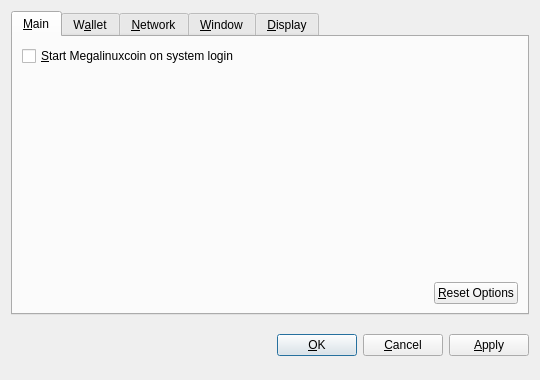
<?xml version="1.0" encoding="UTF-8"?>
<ui version="4.0">
 <class>OptionsDialog</class>
 <widget class="QDialog" name="OptionsDialog">
  <property name="geometry">
   <rect>
    <x>0</x>
    <y>0</y>
    <width>540</width>
    <height>380</height>
   </rect>
  </property>
  <property name="windowTitle">
   <string>Options</string>
  </property>
  <property name="modal">
   <bool>true</bool>
  </property>
  <layout class="QVBoxLayout" name="verticalLayout">
   <item>
    <widget class="QTabWidget" name="tabWidget">
     <property name="tabPosition">
      <enum>QTabWidget::North</enum>
     </property>
     <property name="currentIndex">
      <number>0</number>
     </property>
     <widget class="QWidget" name="tabMain">
      <attribute name="title">
       <string>&amp;Main</string>
      </attribute>
      <layout class="QVBoxLayout" name="verticalLayout_Main">
       <item>
        <widget class="QCheckBox" name="bitcoinAtStartup">
         <property name="toolTip">
          <string>Automatically start Megalinuxcoin after logging in to the system.</string>
         </property>
         <property name="text">
          <string>&amp;Start Megalinuxcoin on system login</string>
         </property>
        </widget>
       </item>
       <item>
        <spacer name="verticalSpacer_Main">
         <property name="orientation">
          <enum>Qt::Vertical</enum>
         </property>
         <property name="sizeHint" stdset="0">
          <size>
           <width>20</width>
           <height>40</height>
          </size>
         </property>
        </spacer>
       </item>
       <item>
        <layout class="QHBoxLayout" name="horizontalLayout_2_Main">
         <item>
          <spacer name="horizontalSpacer_2_Main">
           <property name="orientation">
            <enum>Qt::Horizontal</enum>
           </property>
           <property name="sizeHint" stdset="0">
            <size>
             <width>40</width>
             <height>20</height>
            </size>
           </property>
          </spacer>
         </item>
         <item>
          <widget class="QPushButton" name="resetButton">
           <property name="toolTip">
            <string>Reset all client options to default.</string>
           </property>
           <property name="text">
            <string>&amp;Reset Options</string>
           </property>
           <property name="autoDefault">
            <bool>false</bool>
           </property>
          </widget>
         </item>
        </layout>
       </item>
      </layout>
     </widget>
     <widget class="QWidget" name="tabWallet">
      <attribute name="title">
       <string>W&amp;allet</string>
      </attribute>
      <layout class="QVBoxLayout" name="verticalLayout_Network">
       <item>
        <widget class="QLabel" name="transactionFeeInfoLabel">
         <property name="text">
          <string>Optional transaction fee per kB that helps make sure your transactions are processed quickly. Most transactions are 1 kB.</string>
         </property>
         <property name="textFormat">
          <enum>Qt::PlainText</enum>
         </property>
         <property name="wordWrap">
          <bool>true</bool>
         </property>
        </widget>
       </item>
       <item>
        <layout class="QHBoxLayout" name="horizontalLayout_1_Main">
         <item>
          <widget class="QLabel" name="transactionFeeLabel">
           <property name="text">
            <string>Pay transaction &amp;fee</string>
           </property>
           <property name="textFormat">
            <enum>Qt::PlainText</enum>
           </property>
           <property name="buddy">
            <cstring>transactionFee</cstring>
           </property>
          </widget>
         </item>
         <item>
          <widget class="BitcoinAmountField" name="transactionFee"/>
         </item>
         <item>
          <spacer name="horizontalSpacer_1_Main">
           <property name="orientation">
            <enum>Qt::Horizontal</enum>
           </property>
           <property name="sizeHint" stdset="0">
            <size>
             <width>40</width>
             <height>20</height>
            </size>
           </property>
          </spacer>
         </item>
        </layout>
       </item>
       <item>
        <widget class="QLabel" name="label">
         <property name="text">
          <string>If you disable the spending of unconfirmed change, the change from a transaction cannot be used until that transaction has at least one confirmation. This also affects how your balance is computed.</string>
         </property>
         <property name="wordWrap">
          <bool>true</bool>
         </property>
        </widget>
       </item>
       <item>
        <widget class="QCheckBox" name="spendZeroConfChange">
         <property name="text">
          <string>Spend unconfirmed change  (experts only)</string>
         </property>
        </widget>
       </item>
       <item>
        <spacer name="verticalSpacer">
         <property name="orientation">
          <enum>Qt::Vertical</enum>
         </property>
         <property name="sizeHint" stdset="0">
          <size>
           <width>20</width>
           <height>40</height>
          </size>
         </property>
        </spacer>
       </item>
      </layout>
     </widget>
     <widget class="QWidget" name="tabNetwork">
      <attribute name="title">
       <string>&amp;Network</string>
      </attribute>
      <layout class="QVBoxLayout" name="verticalLayout_Network">
       <item>
        <widget class="QCheckBox" name="mapPortUpnp">
         <property name="toolTip">
          <string>Automatically open the Megalinuxcoin client port on the router. This only works when your router supports UPnP and it is enabled.</string>
         </property>
         <property name="text">
          <string>Map port using &amp;UPnP</string>
         </property>
        </widget>
       </item>
       <item>
        <widget class="QCheckBox" name="connectSocks">
         <property name="toolTip">
          <string>Connect to the Megalinuxcoin network through a SOCKS proxy (e.g. when connecting through Tor).</string>
         </property>
         <property name="text">
          <string>&amp;Connect through SOCKS proxy:</string>
         </property>
        </widget>
       </item>
       <item>
        <layout class="QHBoxLayout" name="horizontalLayout_Network">
         <item>
          <widget class="QLabel" name="proxyIpLabel">
           <property name="text">
            <string>Proxy &amp;IP:</string>
           </property>
           <property name="textFormat">
            <enum>Qt::PlainText</enum>
           </property>
           <property name="buddy">
            <cstring>proxyIp</cstring>
           </property>
          </widget>
         </item>
         <item>
          <widget class="QValidatedLineEdit" name="proxyIp">
           <property name="maximumSize">
            <size>
             <width>140</width>
             <height>16777215</height>
            </size>
           </property>
           <property name="toolTip">
            <string>IP address of the proxy (e.g. 127.0.0.1)</string>
           </property>
          </widget>
         </item>
         <item>
          <widget class="QLabel" name="proxyPortLabel">
           <property name="text">
            <string>&amp;Port:</string>
           </property>
           <property name="textFormat">
            <enum>Qt::PlainText</enum>
           </property>
           <property name="buddy">
            <cstring>proxyPort</cstring>
           </property>
          </widget>
         </item>
         <item>
          <widget class="QLineEdit" name="proxyPort">
           <property name="maximumSize">
            <size>
             <width>55</width>
             <height>16777215</height>
            </size>
           </property>
           <property name="toolTip">
            <string>Port of the proxy (e.g. 9050)</string>
           </property>
          </widget>
         </item>
         <item>
          <widget class="QLabel" name="socksVersionLabel">
           <property name="text">
            <string>SOCKS &amp;Version:</string>
           </property>
           <property name="textFormat">
            <enum>Qt::PlainText</enum>
           </property>
           <property name="buddy">
            <cstring>socksVersion</cstring>
           </property>
          </widget>
         </item>
         <item>
          <widget class="QValueComboBox" name="socksVersion">
           <property name="toolTip">
            <string>SOCKS version of the proxy (e.g. 5)</string>
           </property>
          </widget>
         </item>
         <item>
          <spacer name="horizontalSpacer_Network">
           <property name="orientation">
            <enum>Qt::Horizontal</enum>
           </property>
           <property name="sizeHint" stdset="0">
            <size>
             <width>40</width>
             <height>20</height>
            </size>
           </property>
          </spacer>
         </item>
        </layout>
       </item>
       <item>
        <spacer name="verticalSpacer_Network">
         <property name="orientation">
          <enum>Qt::Vertical</enum>
         </property>
         <property name="sizeHint" stdset="0">
          <size>
           <width>20</width>
           <height>40</height>
          </size>
         </property>
        </spacer>
       </item>
      </layout>
     </widget>
     <widget class="QWidget" name="tabWindow">
      <attribute name="title">
       <string>&amp;Window</string>
      </attribute>
      <layout class="QVBoxLayout" name="verticalLayout_Window">
       <item>
        <widget class="QCheckBox" name="minimizeToTray">
         <property name="toolTip">
          <string>Show only a tray icon after minimizing the window.</string>
         </property>
         <property name="text">
          <string>&amp;Minimize to the tray instead of the taskbar</string>
         </property>
        </widget>
       </item>
       <item>
        <widget class="QCheckBox" name="minimizeOnClose">
         <property name="toolTip">
          <string>Minimize instead of exit the application when the window is closed. When this option is enabled, the application will be closed only after selecting Quit in the menu.</string>
         </property>
         <property name="text">
          <string>M&amp;inimize on close</string>
         </property>
        </widget>
       </item>
       <item>
        <spacer name="verticalSpacer_Window">
         <property name="orientation">
          <enum>Qt::Vertical</enum>
         </property>
         <property name="sizeHint" stdset="0">
          <size>
           <width>20</width>
           <height>40</height>
          </size>
         </property>
        </spacer>
       </item>
      </layout>
     </widget>
     <widget class="QWidget" name="tabDisplay">
      <attribute name="title">
       <string>&amp;Display</string>
      </attribute>
      <layout class="QVBoxLayout" name="verticalLayout_Display">
       <item>
        <layout class="QHBoxLayout" name="horizontalLayout_1_Display">
         <item>
          <widget class="QLabel" name="langLabel">
           <property name="text">
            <string>User Interface &amp;language:</string>
           </property>
           <property name="textFormat">
            <enum>Qt::PlainText</enum>
           </property>
           <property name="buddy">
            <cstring>lang</cstring>
           </property>
          </widget>
         </item>
         <item>
          <widget class="QValueComboBox" name="lang">
           <property name="toolTip">
            <string>The user interface language can be set here. This setting will take effect after restarting Megalinuxcoin.</string>
           </property>
          </widget>
         </item>
        </layout>
       </item>
       <item>
        <layout class="QHBoxLayout" name="horizontalLayout_2_Display">
         <item>
          <widget class="QLabel" name="unitLabel">
           <property name="text">
            <string>&amp;Unit to show amounts in:</string>
           </property>
           <property name="textFormat">
            <enum>Qt::PlainText</enum>
           </property>
           <property name="buddy">
            <cstring>unit</cstring>
           </property>
          </widget>
         </item>
         <item>
          <widget class="QValueComboBox" name="unit">
           <property name="toolTip">
            <string>Choose the default subdivision unit to show in the interface and when sending coins.</string>
           </property>
          </widget>
         </item>
        </layout>
       </item>
       <item>
        <widget class="QCheckBox" name="displayAddresses">
         <property name="toolTip">
          <string>Whether to show Megalinuxcoin addresses in the transaction list or not.</string>
         </property>
         <property name="text">
          <string>&amp;Display addresses in transaction list</string>
         </property>
        </widget>
       </item>
       <item>
        <widget class="QCheckBox" name="coinControlFeatures">
         <property name="toolTip">
          <string>Whether to show coin control features or not.</string>
         </property>
         <property name="text">
          <string>Display coin &amp;control features (experts only!)</string>
         </property>
        </widget>
       </item>
       <item>
        <spacer name="verticalSpacer_Display">
         <property name="orientation">
          <enum>Qt::Vertical</enum>
         </property>
         <property name="sizeHint" stdset="0">
          <size>
           <width>20</width>
           <height>40</height>
          </size>
         </property>
        </spacer>
       </item>
      </layout>
     </widget>
    </widget>
   </item>
   <item>
    <layout class="QHBoxLayout" name="horizontalLayout_Buttons">
     <item>
      <spacer name="horizontalSpacer_1">
       <property name="orientation">
        <enum>Qt::Horizontal</enum>
       </property>
       <property name="sizeHint" stdset="0">
        <size>
         <width>40</width>
         <height>48</height>
        </size>
       </property>
      </spacer>
     </item>
     <item>
      <widget class="QLabel" name="statusLabel">
       <property name="font">
        <font>
         <weight>75</weight>
         <bold>true</bold>
        </font>
       </property>
       <property name="text">
        <string/>
       </property>
       <property name="textFormat">
        <enum>Qt::PlainText</enum>
       </property>
       <property name="wordWrap">
        <bool>true</bool>
       </property>
      </widget>
     </item>
     <item>
      <spacer name="horizontalSpacer_2">
       <property name="orientation">
        <enum>Qt::Horizontal</enum>
       </property>
       <property name="sizeHint" stdset="0">
        <size>
         <width>40</width>
         <height>48</height>
        </size>
       </property>
      </spacer>
     </item>
     <item>
      <widget class="QPushButton" name="okButton">
       <property name="text">
        <string>&amp;OK</string>
       </property>
      </widget>
     </item>
     <item>
      <widget class="QPushButton" name="cancelButton">
       <property name="text">
        <string>&amp;Cancel</string>
       </property>
       <property name="autoDefault">
        <bool>false</bool>
       </property>
      </widget>
     </item>
     <item>
      <widget class="QPushButton" name="applyButton">
       <property name="text">
        <string>&amp;Apply</string>
       </property>
       <property name="autoDefault">
        <bool>false</bool>
       </property>
      </widget>
     </item>
    </layout>
   </item>
  </layout>
 </widget>
 <customwidgets>
  <customwidget>
   <class>BitcoinAmountField</class>
   <extends>QSpinBox</extends>
   <header>bitcoinamountfield.h</header>
  </customwidget>
  <customwidget>
   <class>QValueComboBox</class>
   <extends>QComboBox</extends>
   <header>qvaluecombobox.h</header>
  </customwidget>
  <customwidget>
   <class>QValidatedLineEdit</class>
   <extends>QLineEdit</extends>
   <header>qvalidatedlineedit.h</header>
  </customwidget>
 </customwidgets>
 <resources/>
 <connections/>
</ui>
